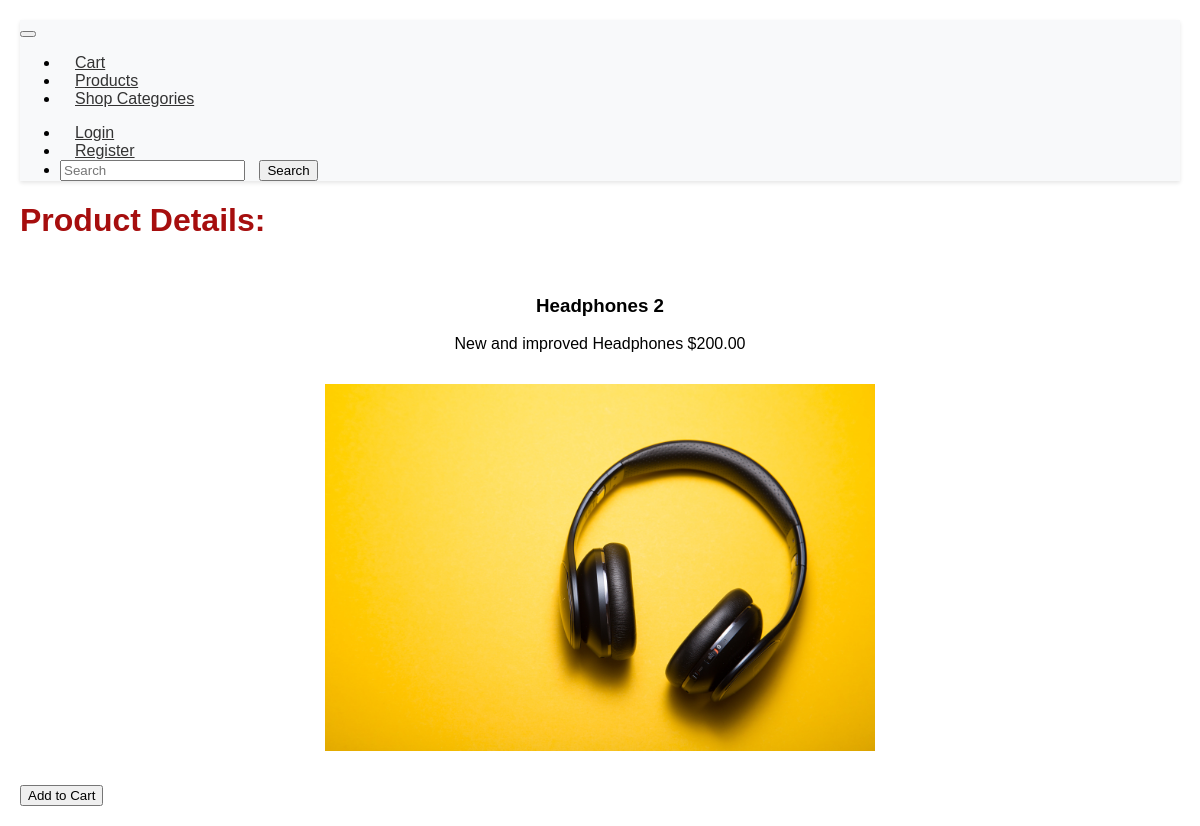
/shop/productDetails/Headphones 2/, run on the app's committed database.
### shop/models.py (models this page shows, shortened)
class Product(models.Model):
    name = models.SlugField(max_length=255, unique=True)
    description = models.TextField()
    price = models.DecimalField(max_digits=10, decimal_places=2)
    category = models.ForeignKey(Category, on_delete=models.CASCADE)
    image = models.ImageField(upload_to='images', null=True)

### shop/views.py (the view)
# urls.py: path('productDetails/<path:name>/', views.productDetails, name='productDetails'),
def productDetails(request, name):
    qs = get_object_or_404(Product, name=name)
    context = {
        'object': qs
    }
    return render(request, "shop/productDetails.html", context)

### shop/templates/shop/productDetails.html (shortened to what this page needs)
{% load static %}
<!DOCTYPE html>
<html lang="en">
<head>
    <link rel="stylesheet" type="text/css" href="{% static 'css/style.css' %}">
</head>
<body>
    {% include 'shop/navBar.html' %}
    <h1>Product Details:</h1>
    <div class="product-item-solo">
        <h3>{{ object.name }}</h3>
        <p>{{ object.description }} ${{ object.price }}</p>
        <div class="product-item-solo img">
            <img alt="" src="{{ object.image.url }}">
        </div>
    </div>
    <form method="post" action="{% url 'shop:add_to_cart' name=object.name %}">
        <button type="submit">Add to Cart</button>
    </form>
</body>
</html>

### static/css/style.css (style rules this page uses)
body { font-family: 'Arial', sans-serif; margin: 20px; }
h1 { color: #a60e0e; }
.product-item-solo { padding: 15px; text-align: center; grid-template-columns: auto auto auto auto auto auto; box-sizing: border-box; }
.product-item-solo img { max-width: 50%; height: auto; }

### data on the page
Product: name "Headphones 2", description "New and improved Headphones", price "200.00", image (picture)
